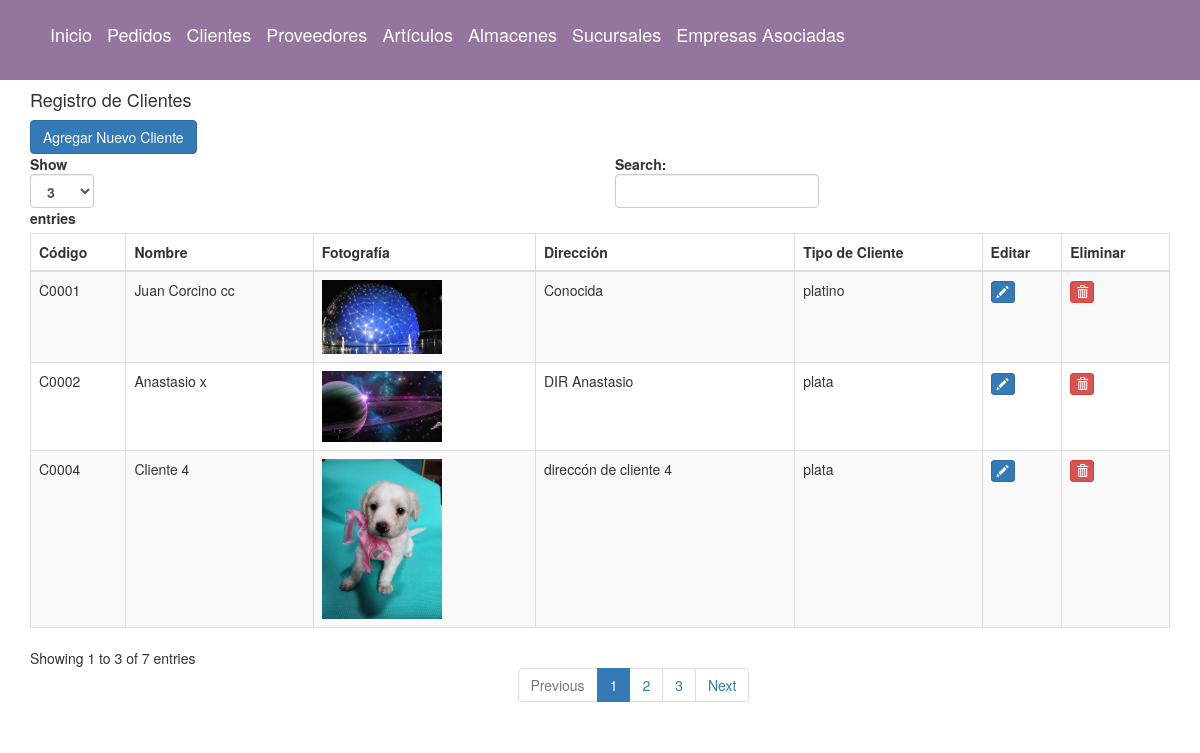
/clientes/, run on the app's committed database.
### tiendaElectronicos/Tienda/models.py (models this page shows, shortened)
class Cliente(models.Model):
	TIPOS_CLIENTES = (
						('normal','NORMAL'),
						('plata','PLATA'),
						('oro','ORO'),
						('platino','PLATINO'),
					)
	codigo = models.CharField(max_length=5, primary_key=True)
	nombre = models.CharField(max_length=60)
	fotografia = models.ImageField(upload_to='albums/images/',null=True, blank=True)
	direccion = models.CharField(max_length=100)
	tipo_cliente = models.CharField(max_length=7, choices=TIPOS_CLIENTES, default='normal')

### tiendaElectronicos/Tienda/views.py (the view)
# urls.py: path('clientes/', views.clientes, name='clientes'),
def clientes(request):
	todos_clientes = Cliente.objects.all()
	contexto = {'clientes': todos_clientes,}
	return render(request, 'tienda/lista_clientes.html', contexto)

### tiendaElectronicos/Tienda/templates/tienda/lista_clientes.html (shortened to what this page needs)
{% extends 'base/base.html' %}
{% block content %}
	<div class="col-md-12">
        <h4>Registro de Clientes</h4> <span><a href="{% url 'crearcliente' %}" class="btn btn-primary">Agregar Nuevo Cliente</a></span>
		{% if clientes %}
		<div class="table-responsive">
			<table id="bootstrapdatatable" class="table table-striped table-bordered" width="100%">
				<thead>
					<th>Código</th>
					<th>Nombre</th>
					<th>Fotografía</th>
					<th>Dirección</th>
					<th>Tipo de Cliente</th>
					<th>Editar</th>
                	<th>Eliminar</th>
				</thead>
				<tbody>
					{% for cliente in clientes %}
					<tr>
						<td>{{cliente.codigo}}</td>
						<td>{{cliente.nombre}}</td>
						<td>
							<img src="{{ cliente.fotografia }}" width="120"/>
						</td>
						<td>{{cliente.direccion}}</td>
						<td>{{cliente.tipo_cliente}}</td>
						<td><p data-placement="top" data-toggle="tooltip" title="Editar"><a href="{% url 'editarcliente' cliente.codigo %}" class="btn btn-primary btn-xs" data-title="Editar"><span class="glyphicon glyphicon-pencil"></span></a></p></td>
     					<td><p data-placement="top" data-toggle="tooltip" title="Eliminar"><a href="{% url 'eliminarcliente' cliente.codigo %}" class="btn btn-danger btn-xs" data-title="Eliminar"><span class="glyphicon glyphicon-trash"></span></a></p></td>
   					</tr>
					{% endfor %}
				</tbody>
			</table>
		</div>
		{% else %}
		    <h1>No hay registros de clientes</h1>
		{% endif %}
	</div>
{% endblock content %}

### tiendaElectronicos/Tienda/templates/base/base.html (shortened to what this page needs)
<!DOCTYPE html>
<html>
	<head>
		<link href="http://maxcdn.bootstrapcdn.com/bootstrap/3.3.0/css/bootstrap.min.css" rel="stylesheet" id="bootstrap-css">
		{% load static %}
	    <link rel="stylesheet" href="{% static '/css/estilos.css' %}">
	</head>
	<body>
		<header id="header">
		    <div class="contenedor_nav">
		        <nav id="nav">
		            <ul>
		                <li>
		                    <a href="{% url 'home' %}"> Inicio </a>
		                </li>
		                <li>
		                    <a href="{% url 'pedidos' %}">Pedidos</a>
		                </li>
		                <li>
		                	<a href="{% url 'clientes' %}">Clientes</a>
		                </li>
		                <li>
		                	<a href="{% url 'proveedores' %}">Proveedores</a>
		                </li>
		                <li>
		                	<a href="{% url 'articulos' %}">Artículos</a>
		                </li>
		                <li>
		                	<a href="{% url 'almacenes' %}">Almacenes</a>
		                </li>
		                <li>
		                	<a href="{% url 'sucursales' %}">Sucursales</a>
		                </li>
		                <li>
		                	<a href="{% url 'empresas_asociadas' %}">Empresas Asociadas</a>
		                </li>
		            </ul>
		        </nav>
		    </div>
		</header>
		<div class="container">
 			<div class="row">
				{% block content %}
				{% endblock %}
			</div>
		</div>
	</body>
</html>

### tiendaElectronicos/Tienda/static/css/estilos.css (style rules this page uses)
header { width: 100%; height: 80px; background-color: #94759e; font-size: large; display: flex; justify-content: space-between; }
nav { display: flex; justify-content: flex-end; align-items: center; height: 100%; }
nav > ul { margin-right: 50px; }
nav > ul > li { display: inline; margin-left: 10px; }
nav a { color:white; text-decoration: none; }

### data on the page
Cliente: codigo "C0002", nombre "Anastasio x", fotografia (picture), direccion "DIR Anastasio", tipo_cliente "plata"
Cliente: codigo "C0001", nombre "Juan Corcino cc", fotografia (picture), direccion "Conocida", tipo_cliente "platino"
Cliente: codigo "C0004", nombre "Cliente 4", fotografia (picture), direccion "direccón de cliente 4", tipo_cliente "plata"
